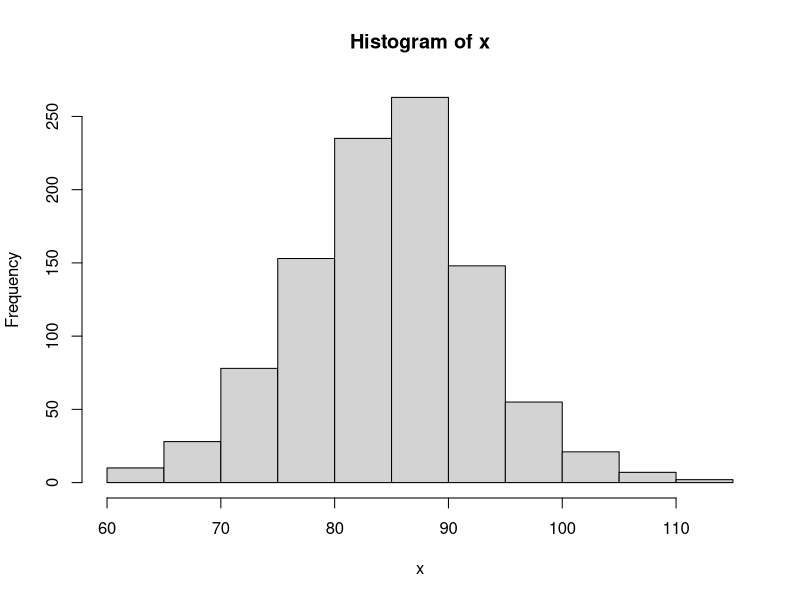
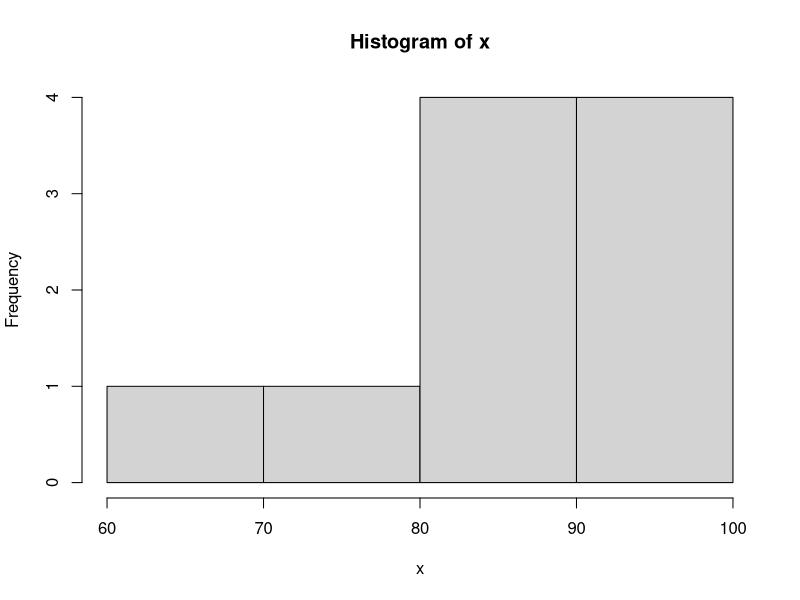
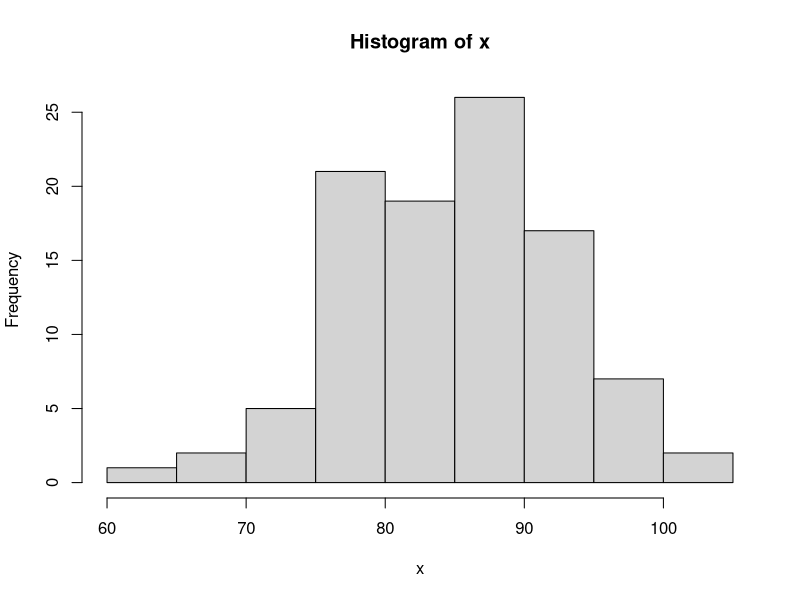
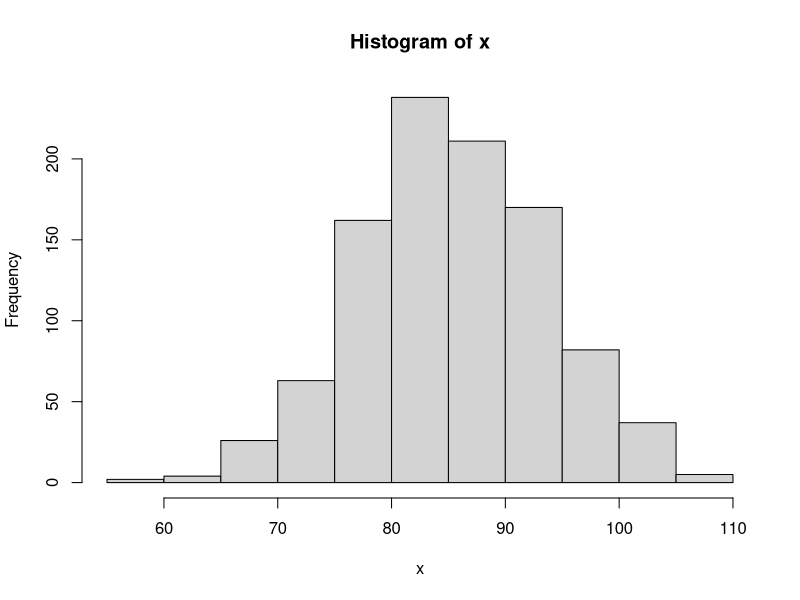
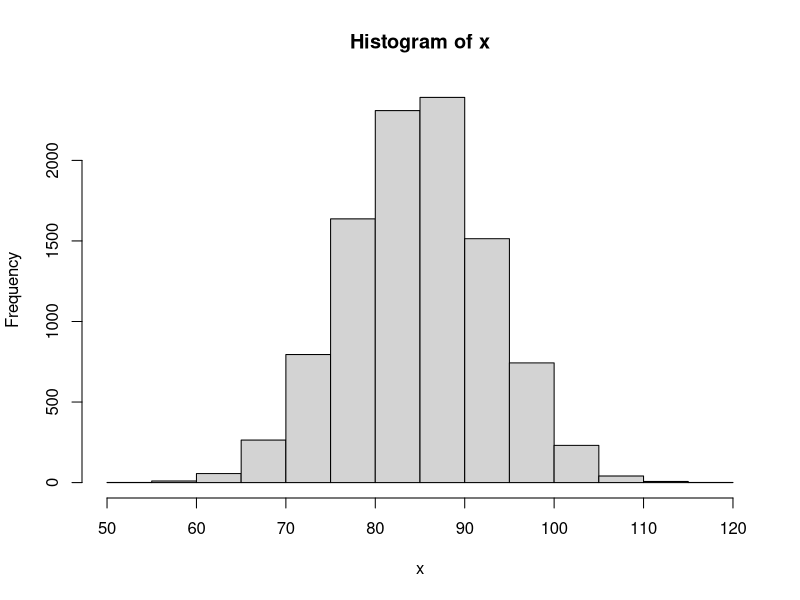
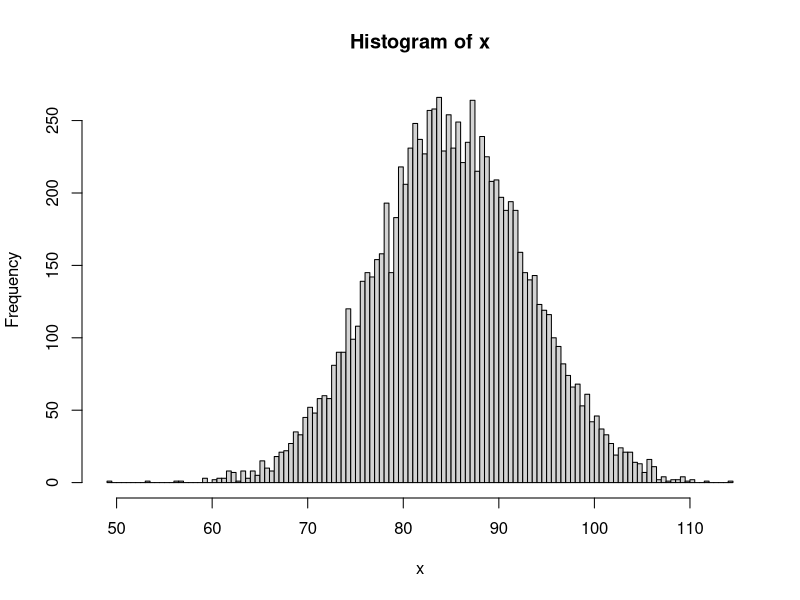

These charts were generated, in order, by the following R code:
## ---- chunk 1
knitr::opts_chunk$set(echo = FALSE)
knitr::opts_chunk$set(out.width="400px", dpi=120)
## ---- chunk 2
x <- rnorm(n = 1000,mean = 85,sd = 8)
hist(x)
## ---- chunk 3
x <- rnorm(n = 10,mean = 85,sd = 8)
hist(x)
## ---- chunk 4
x <- rnorm(n = 100,mean = 85,sd = 8)
hist(x)
## ---- chunk 5
x <- rnorm(n = 1000,mean = 85,sd = 8)
hist(x)
## ---- chunk 6
x <- rnorm(n = 10000,mean = 85,sd = 8)
hist(x)
## ---- chunk 7
x <- rnorm(n = 10000,mean = 85,sd = 8)
hist(x,breaks = 100)
## ---- chunk 8
pnorm(.47)

1-pnorm(.47)

pnorm(.84)-pnorm(.47)
